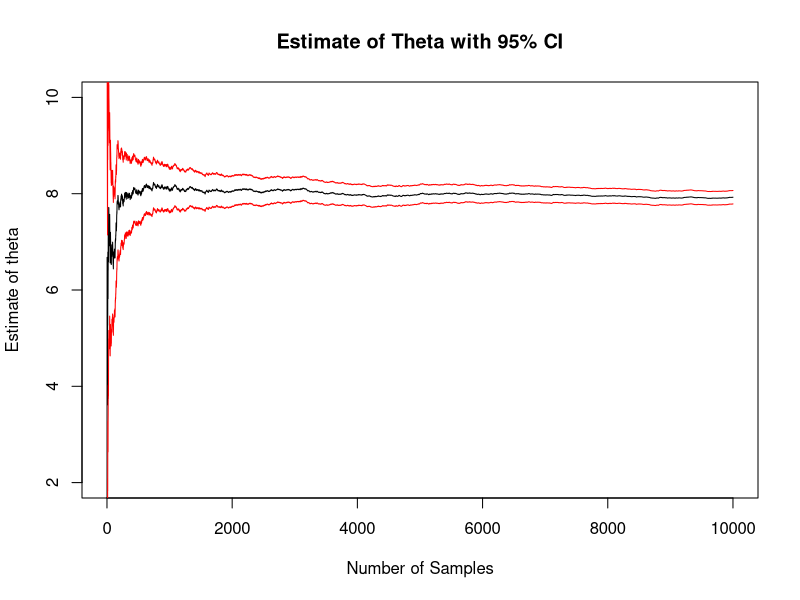
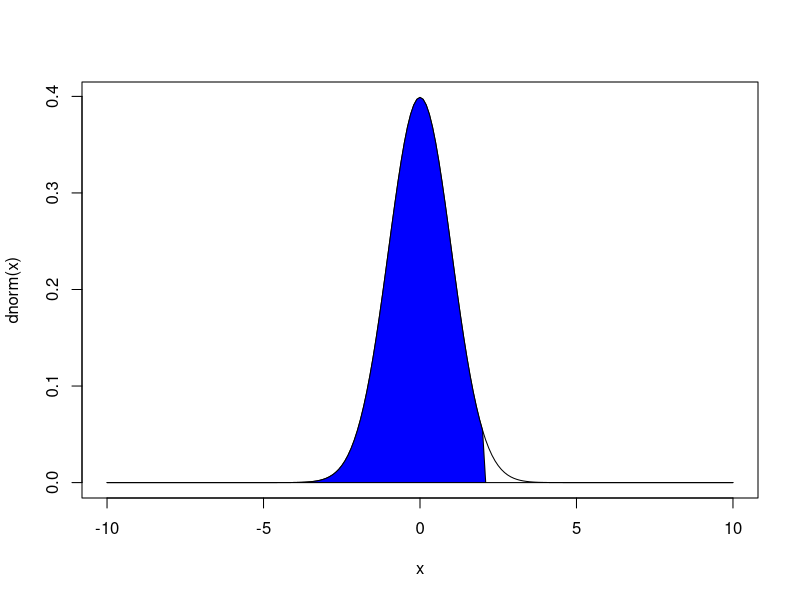
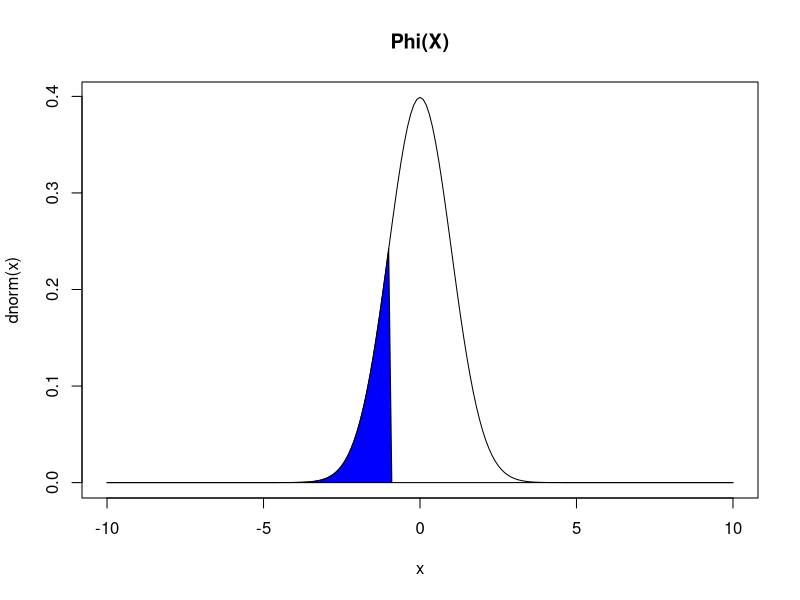
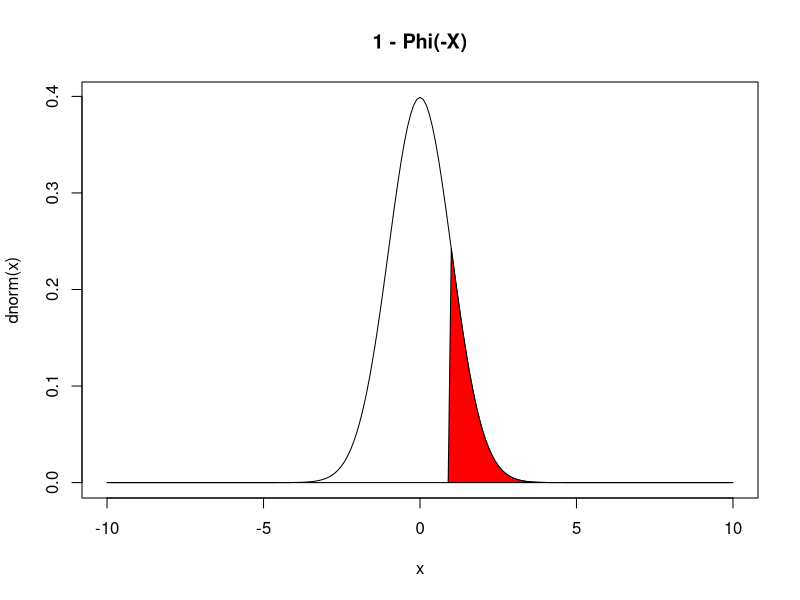

The R source for these figures, in order:
## ---- chunk 1
N = 10000 ## sample size

g <- function(x) { 3*x^2 } ## function of interest, g(x)

X <- runif(n = N, min = 0, max = 2)  ## samples from f(x)

v = 2 * mean(g(X)) ## 2 * E[g(x)]

print(v) ## approximately 8


## ---- chunk 2
N = 10000 ## sample size

g <- function(x) { 3*x^2 } ## function of interest, g(x)

X <- runif(n = N, min = 0, max = 2)  ## samples from f(x)
g_values <- 2 * g(X)

cumMean <- function(x, n){
  num = cumsum(x)
  denom = 1:n
  result = num/denom
  return(result)
}


cumSE <- function(x, n){
  m = mean(x)
  num = sqrt(cumsum((x - m)^2))
  denom = 1:n
  result = num/denom ## cummulative mean of (x_i - theta)^2
  return(result)
}

thetas = cumMean(g_values, N)
SE = cumSE(g_values, N)

plot(x = 1:N, y = thetas, type = "l", ylim = c(2, 10), xlab = "Number of Samples",
     ylab = "Estimate of theta",
     main = "Estimate of Theta with 95% CI")
lines(x = 1:N, y = thetas + 1.96*SE, col = "red") ## CI
lines(x = 1:N, y = thetas - 1.96*SE, col = "red") ## CI

## ---- chunk 3
## final estimate
thetaHat = mean(g_values)
se <- sd(x = g_values)/sqrt(N)
ci <- thetaHat + 1.96*c(-1,1) * se

print("Theta estimate: ")
print(thetaHat)
print("Confidence Intervals")
print(ci)

## ---- chunk 4
x <- seq(from = -10, to = 10, by = 0.1)

out = dnorm(x)
out[x > 2] = 0

plot(x, dnorm(x), type = "l")
polygon(x, out, col = "blue")

## ---- chunk 5
x <- seq(from = -10, to = 10, by = 0.1)

out = dnorm(x)
out[x > -1] = 0

plot(x, dnorm(x), type = "l", main = "Phi(X)")
polygon(x, out, col = "blue")


out = dnorm(x)
out[x < 1] = 0

plot(x, dnorm(x), type = "l", main = "1 - Phi(-X)")
polygon(x, out, col = "red")
